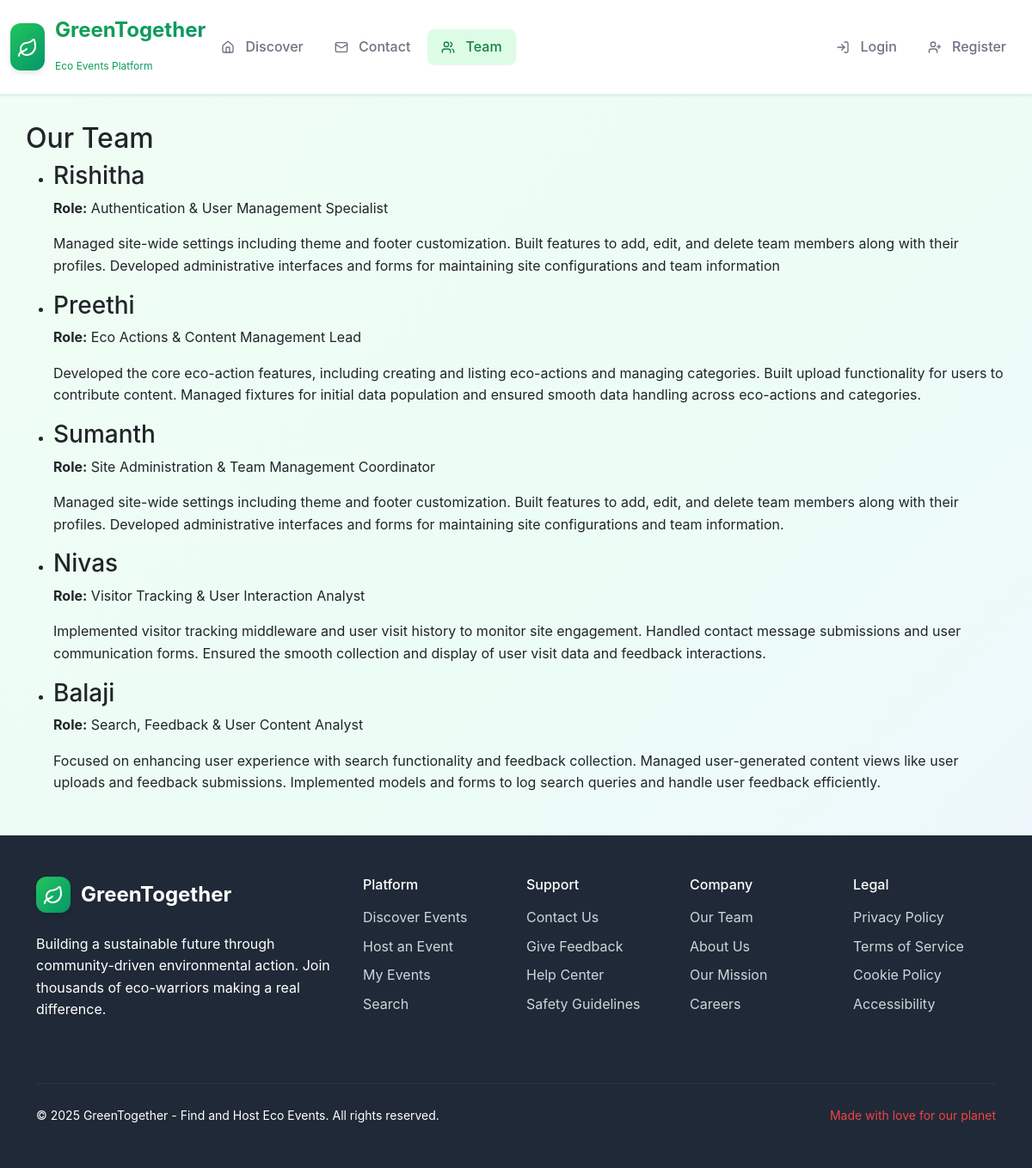
Page /team/ on the committed database.
### ecoapp/models.py (models this page shows, shortened)
class TeamMember(models.Model):
    name = models.CharField(max_length=100)
    role = models.CharField(max_length=100)
    bio = models.TextField(blank=True)
    photo = models.ImageField(upload_to='team_photos/', blank=True)

class SiteSettings(models.Model):
    footer_text = models.TextField(default="© 2025 GreenWorld. All rights reserved.")
    theme_color = models.CharField(max_length=7, default="#28a745")  # Bootstrap green hex
    class Meta:
        verbose_name = "Site Setting"
        verbose_name_plural = "Site Settings"

### ecoapp/views.py (the view)
# urls.py: path('team/', TeamListView.as_view(), name='team_list'),
class TeamListView(ListView):
    model = TeamMember
    template_name = 'ecoapp/team_list.html'
    context_object_name = 'team_members'

### ecoapp/context_processors.py (called while the page is built)
def site_settings(request):
    settings = SiteSettings.objects.first()
    return {'site_settings': settings}

### ecoapp/templates/ecoapp/team_list.html (shortened to what this page needs)
{% extends 'ecoapp/base.html' %}
{% block content %}
<h2>Our Team</h2>
<ul>
    {% for member in team_members %}
    <li>
        <h3>{{ member.name }}</h3>
        <p><strong>Role:</strong> {{ member.role }}</p>
        <p>{{ member.bio }}</p>
    </li>
    {% empty %}
    <li>No team members found.</li>
    {% endfor %}
</ul>
{% endblock %}

### ecoapp/templates/ecoapp/base.html (shortened to what this page needs)
<!DOCTYPE html>
<html lang="en">
<head>
    <link href="https://cdn.jsdelivr.net/npm/bootstrap@5.3.0/dist/css/bootstrap.min.css" rel="stylesheet" />
</head>
<body class="d-flex flex-column min-vh-100">
<nav class="navbar navbar-expand-lg navbar-custom">
    <div class="container-fluid">
        <a class="navbar-brand-custom" href="{% url 'ecoapp:home' %}">
            <div class="brand-icon">
                <i data-lucide="leaf" style="color: white; width: 24px; height: 24px;"></i>
            </div>
            <div>
                <div>GreenTogether</div>
                <small style="font-size: 0.75rem; color: #6b7280; font-weight: 400;">Eco Events Platform</small>
            </div>
        </a>
        <div class="collapse navbar-collapse" id="navbarNav">
            <ul class="navbar-nav me-auto mb-2 mb-lg-0">
                <li class="nav-item">
                    <a class="nav-link nav-link-custom" href="{% url 'ecoapp:home' %}">
                        <i data-lucide="home" style="width: 16px; height: 16px; margin-right: 0.5rem;"></i>
                        Discover
                    </a>
                </li>
                <li class="nav-item">
                    <a class="nav-link nav-link-custom" href="{% url 'ecoapp:contact' %}">
                        <i data-lucide="mail" style="width: 16px; height: 16px; margin-right: 0.5rem;"></i>
                        Contact
                    </a>
                </li>
                <li class="nav-item">
                    <a class="nav-link nav-link-custom" href="{% url 'ecoapp:team_list' %}">
                        <i data-lucide="users" style="width: 16px; height: 16px; margin-right: 0.5rem;"></i>
                        Team
                    </a>
                </li>
            </ul>
            <ul class="navbar-nav ms-auto mb-2 mb-lg-0">
                {% if user.is_authenticated %}
                    <li class="nav-item">
                        <span class="nav-link user-greeting">
                            <i data-lucide="user" style="width: 16px; height: 16px; margin-right: 0.5rem;"></i>
                            Hello, {{ user.username }}!
                        </span>
                    </li>
                    <li class="nav-item">
                        <form action="{% url 'ecoapp:logout' %}" method="post" class="d-inline">
                            {% csrf_token %}
                            <button type="submit" class="btn btn-logout">
                                <i data-lucide="log-out" style="width: 16px; height: 16px; margin-right: 0.5rem;"></i>
                                Logout
                            </button>
                        </form>
                    </li>
                {% else %}
                    <li class="nav-item">
                        <a class="nav-link nav-link-custom" href="{% url 'ecoapp:login' %}">
                            <i data-lucide="log-in" style="width: 16px; height: 16px; margin-right: 0.5rem;"></i>
                            Login
                        </a>
                    </li>
                    <li class="nav-item">
                        <a class="nav-link nav-link-custom" href="{% url 'ecoapp:register' %}">
                            <i data-lucide="user-plus" style="width: 16px; height: 16px; margin-right: 0.5rem;"></i>
                            Register
                        </a>
                    </li>
                {% endif %}
            </ul>
        </div>
    </div>
</nav>
<main class="container main-content flex-grow-1">
    {% block content %}
    {% endblock %}
</main>
<footer class="footer-custom py-5">
    <div class="container">
        <div class="row">
            <div class="col-lg-4 mb-4">
                <div class="footer-brand">
                    <div class="brand-icon">
                        <i data-lucide="leaf" style="color: white; width: 24px; height: 24px;"></i>
                    </div>
                    <span class="footer-brand-text">GreenTogether</span>
                </div>
                <p class="mb-4">
                    Building a sustainable future through community-driven environmental action.
                    Join thousands of eco-warriors making a real difference.
                </p>
            </div>
            <div class="col-lg-8">
                <div class="row">
                    <div class="col-md-3 mb-4">
                        <h6 class="text-white mb-3">Platform</h6>
                        <ul class="list-unstyled footer-links">
                            <li class="mb-2"><a href="{% url 'ecoapp:home' %}">Discover Events</a></li>
                            <li class="mb-2"><a href="{% url 'ecoapp:create_event' %}">Host an Event</a></li>
                            <li class="mb-2"><a href="{% url 'ecoapp:event_list' %}">My Events</a></li>
                            <li class="mb-2"><a href="{% url 'ecoapp:search' %}">Search</a></li>
                        </ul>
                    </div>
                    <div class="col-md-3 mb-4">
                        <h6 class="text-white mb-3">Support</h6>
                        <ul class="list-unstyled footer-links">
                            <li class="mb-2"><a href="{% url 'ecoapp:contact' %}">Contact Us</a></li>
                            <li class="mb-2"><a href="{% url 'ecoapp:feedback' %}">Give Feedback</a></li>
                            <li class="mb-2"><a href="#">Help Center</a></li>
                            <li class="mb-2"><a href="#">Safety Guidelines</a></li>
                        </ul>
                    </div>
                    <div class="col-md-3 mb-4">
                        <h6 class="text-white mb-3">Company</h6>
                        <ul class="list-unstyled footer-links">
                            <li class="mb-2"><a href="{% url 'ecoapp:team_list' %}">Our Team</a></li>
                            <li class="mb-2"><a href="#">About Us</a></li>
                            <li class="mb-2"><a href="#">Our Mission</a></li>
                            <li class="mb-2"><a href="#">Careers</a></li>
                        </ul>
                    </div>
                    <div class="col-md-3 mb-4">
                        <h6 class="text-white mb-3">Legal</h6>
                        <ul class="list-unstyled footer-links">
                            <li class="mb-2"><a href="#">Privacy Policy</a></li>
                            <li class="mb-2"><a href="#">Terms of Service</a></li>
                            <li class="mb-2"><a href="#">Cookie Policy</a></li>
                            <li class="mb-2"><a href="#">Accessibility</a></li>
                        </ul>
                    </div>
                </div>
            </div>
        </div>
        <hr class="my-4" style="border-color: #4b5563;">
        <div class="row align-items-center">
            <div class="col-md-8">
                <p class="mb-0 small">
                    {% if site_settings and site_settings.footer_text %}
                        {{ site_settings.footer_text|safe }}
                    {% else %}
                        © 2025 GreenTogether. All rights reserved. Making the world greener, one event at a time.
                    {% endif %}
                </p>
            </div>
            <div class="col-md-4 text-md-end">
                <small class=">
                    <i data-lucide="heart" style="width: 14px; height: 14px; color: #ef4444;"></i>
                    Made with love for our planet
                </small>
            </div>
        </div>
    </div>
</footer>
</body>
</html>

### ecoapp/templates/ecoapp/base.html (style rules this page uses)
:root { --green-50: #f0fdf4; --green-100: #dcfce7; --green-200: #bbf7d0; --green-300: #86efac; --green-400: #4ade80; --green-500: #22c55e; --green-600: #16a34a; --green-700: #15803d; --green-800: #166534; --green-900: #14532d; --emerald-50: #ecfdf5; --emerald-100: #d1fae5; --emerald-200: #a7f3d0; --emerald-300: #6ee7b7; --emerald-400: #34d399; --emerald-500: #10b981; --emerald-600: #059669; --emerald-700: #047857; --emerald-800: #065f46; --emerald-900: #064e3b; }
body { background: linear-gradient(135deg, var(--green-50) 0%, var(--emerald-50) 50%, #eff6ff 100%); font-family: -apple-system, BlinkMacSystemFont, "Segoe UI", Roboto, sans-serif; line-height: 1.6; }
.navbar-custom { background: white !important; box-shadow: 0 1px 3px 0 rgba(0, 0, 0, 0.1); border-bottom: 1px solid var(--green-100); padding: 1rem 0; }
.navbar-brand-custom { display: flex; align-items: center; gap: 0.75rem; font-size: 1.5rem; font-weight: 700; background: linear-gradient(135deg, var(--green-600), var(--emerald-600)); -webkit-background-clip: text; -webkit-text-fill-color: transparent; background-clip: text; text-decoration: none; }
.brand-icon { background: linear-gradient(135deg, var(--green-500), var(--emerald-600)); padding: 0.5rem; border-radius: 0.75rem; box-shadow: 0 4px 6px -1px rgba(0, 0, 0, 0.1); }
.nav-link-custom { color: #6b7280 !important; font-weight: 500; padding: 0.5rem 1rem !important; border-radius: 0.5rem; transition: all 0.2s ease-in-out; margin: 0 0.125rem; }
.nav-link-custom.active { color: var(--green-700) !important; background-color: var(--green-100); box-shadow: 0 1px 2px 0 rgba(0, 0, 0, 0.05); }
.footer-custom { background: #1f2937; color: white; margin-top: auto; }
.footer-brand { display: flex; align-items: center; gap: 0.75rem; margin-bottom: 1.5rem; }
.footer-brand-text { font-size: 1.5rem; font-weight: 700; }
.footer-links a { color: #d1d5db; text-decoration: none; transition: color 0.2s ease-in-out; }
.main-content { min-height: calc(100vh - 200px); padding: 2rem 0; }

### rows in the picture
TeamMember: name "Rishitha", role "Authentication & User Management Specialist", bio "Managed site-wide settings including theme and footer customization. Built features to add, edit, and delete team members along with their profiles. Developed administrative interfaces and forms for maintaining site configurations and team information"
TeamMember: name "Preethi", role "Eco Actions & Content Management Lead", bio "Developed the core eco-action features, including creating and listing eco-actions and managing categories. Built upload functionality for users to contribute content. Managed fixtures for initial data population and ensured smooth data handling across eco-actions and categories."
TeamMember: name "Sumanth", role "Site Administration & Team Management Coordinator", bio "Managed site-wide settings including theme and footer customization. Built features to add, edit, and delete team members along with their profiles. Developed administrative interfaces and forms for maintaining site configurations and team information."
TeamMember: name "Nivas", role "Visitor Tracking & User Interaction Analyst", bio "Implemented visitor tracking middleware and user visit history to monitor site engagement. Handled contact message submissions and user communication forms. Ensured the smooth collection and display of user visit data and feedback interactions."
TeamMember: name "Balaji", role "Search, Feedback & User Content Analyst", bio "Focused on enhancing user experience with search functionality and feedback collection. Managed user-generated content views like user uploads and feedback submissions. Implemented models and forms to log search queries and handle user feedback efficiently."
SiteSettings: footer_text "© 2025 GreenTogether - Find and Host Eco Events. All rights reserved."
